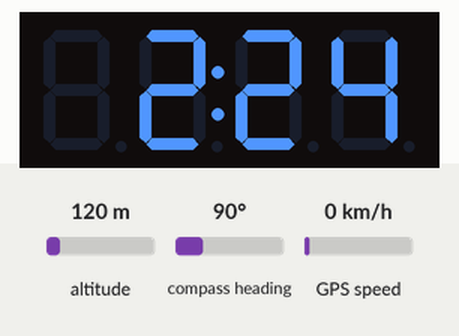
The sketch below on a simulated Arduino Leonardo, built with avr-gcc and run on an emulated ATmega32U4. On the bench: 4-digit seven-segment display. Inputs (shaded band) come from the test bench; at power-on: compass heading 90°, altitude 120 m, GPS speed 0 km/h. The GPS gets a fix after 3 s at 37.7749, -122.4194 with 8 satellites; what the sketch prints to the serial monitor is not drawn.

Above: at 2.2 s.
2.3 s: compass heading set to 180°
Timing chart, 0 to 5.3 s (numbered marks = the images above; inputs shaded):
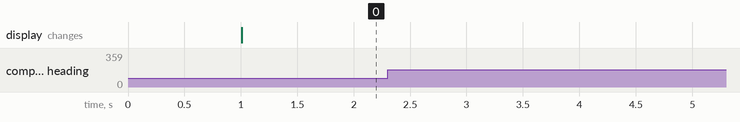

The sketch:

GPS_clock_ArduinoMicro.ino
```cpp
// GPS clock using test code from Adafruit's GPS and I2C 7-segment LED backpack.
// Original GPS code here: https://github.com/adafruit/Adafruit-GPS-Library
// Original LED Backpack code here: https://github.com/adafruit/Adafruit-LED-Backpack-Library
//
// Big thanks to Lady Ada from Adafruit and driverblock from the Adafruit forums for help getting this going.
//
// Tested and works great with:
// Adafruit GPS with the MTK33x9 chipset ---------> https://www.adafruit.com/products/746
// Arduino Micro -------------------------------
// 4-Digit, 7-Segment Display with I2C Backpack --> https://www.adafruit.com/products/879
// Plastic mounting plate for Ardunio ------------> https://www.adafruit.com/products/275
// Breadboarding wire ----------------------------> https://www.adafruit.com/products/153

// Pick one up today at the Adafruit electronics shop
// and help support open source hardware & software! -ada

#include "Adafruit_LEDBackpack.h"
#include <Wire.h>
#include <Adafruit_GPS.h>;
#include <SoftwareSerial.h>;
Adafruit_GPS GPS(&Serial1);

int fourdigitTime;
Adafruit_7segment matrix = Adafruit_7segment();

// Set GPSECHO to 'false' to turn off echoing the GPS data to the Serial console
// Set to 'true' if you want to debug and listen to the raw GPS sentences
#define GPSECHO false

// this keeps track of whether we're using the interrupt
// off by default!
boolean usingInterrupt = false;

void setup()
{
  matrix.begin(0x70);
  // connect at 115200 so we can read the GPS fast enough and echo without dropping chars
  // also spit it out
  Serial.begin(115200);
  Serial.println("Adafruit GPS library basic test!");

  // 9600 NMEA is the default baud rate for Adafruit MTK GPS's- some use 4800
  GPS.begin(9600);

  // uncomment this line to turn on RMC (recommended minimum) and GGA (fix data) including altitude
  GPS.sendCommand(PMTK_SET_NMEA_OUTPUT_RMCGGA);
  // uncomment this line to turn on only the "minimum recommended" data
  //GPS.sendCommand(PMTK_SET_NMEA_OUTPUT_RMCONLY);
  // For parsing data, we don't suggest using anything but either RMC only or RMC+GGA since
  // the parser doesn't care about other sentences at this time

  // Set the update rate
  GPS.sendCommand(PMTK_SET_NMEA_UPDATE_1HZ);   // 1 Hz update rate
  // For the parsing code to work nicely and have time to sort thru the data, and
  // print it out we don't suggest using anything higher than 1 Hz

  delay(1000);
  // Ask for firmware version
  Serial1.println(PMTK_Q_RELEASE);
}


uint32_t timer = millis();
void loop()                     // run over and over again
{
  // read data from the GPS in the 'main loop'
  char c = GPS.read();
  // if you want to debug, this is a good time to do it!
  if (GPSECHO)
      if (c) Serial.print(c);

  // if a sentence is received, we can check the checksum, parse it...
  if (GPS.newNMEAreceived()) {
    // a tricky thing here is if we print the NMEA sentence, or data
    // we end up not listening and catching other sentences!
    // so be very wary if using OUTPUT_ALLDATA and trytng to print out data
    Serial.println(GPS.lastNMEA());   // this also sets the newNMEAreceived() flag to false

    if (!GPS.parse(GPS.lastNMEA()))   // this also sets the newNMEAreceived() flag to false
      return;  // we can fail to parse a sentence in which case we should just wait for another
  }
   if (GPS.hour <= 8) {
       fourdigitTime = ((GPS.hour + 4) *100)+ GPS.minute;
 } else if ((GPS.hour > 8) && (GPS.hour <= 20)) {
       fourdigitTime = ((GPS.hour - 8) *100)+ GPS.minute;
 } else if (GPS.hour > 20) {
        fourdigitTime = ((GPS.hour - 20) *100)+ GPS.minute;
 }
    matrix.print(fourdigitTime);
    matrix.drawColon(true);
    matrix.writeDisplay();
    Serial.print("fourdigitTime: "); Serial.println(fourdigitTime);
  // if millis() or timer wraps around, we'll just reset it
  if (timer > millis())  timer = millis();

  // approximately every 2 seconds or so, print out the current stats
  if (millis() - timer > 2000) {
    timer = millis(); // reset the timer

    Serial.print("\nTime: ");
    Serial.print(GPS.hour, DEC); Serial.print(':');
    Serial.print(GPS.minute, DEC); Serial.print(':');
    Serial.print(GPS.seconds, DEC); Serial.print('.');
    Serial.println(GPS.milliseconds);
    Serial.print("Date: ");
    Serial.print(GPS.day, DEC); Serial.print('/');
    Serial.print(GPS.month, DEC); Serial.print("/20");
    Serial.println(GPS.year, DEC);
    Serial.print("Fix: "); Serial.print((int)GPS.fix);
    Serial.print(" quality: "); Serial.println((int)GPS.fixquality);
    if (GPS.fix) {
      Serial.print("Location: ");
      Serial.print(GPS.latitude, 4); Serial.print(GPS.lat);
      Serial.print(", ");
      Serial.print(GPS.longitude, 4); Serial.println(GPS.lon);

      Serial.print("Speed (knots): "); Serial.println(GPS.speed);
      Serial.print("Angle: "); Serial.println(GPS.angle);
      Serial.print("Altitude: "); Serial.println(GPS.altitude);
      Serial.print("Satellites: "); Serial.println((int)GPS.satellites);
    }
  }
}
```
